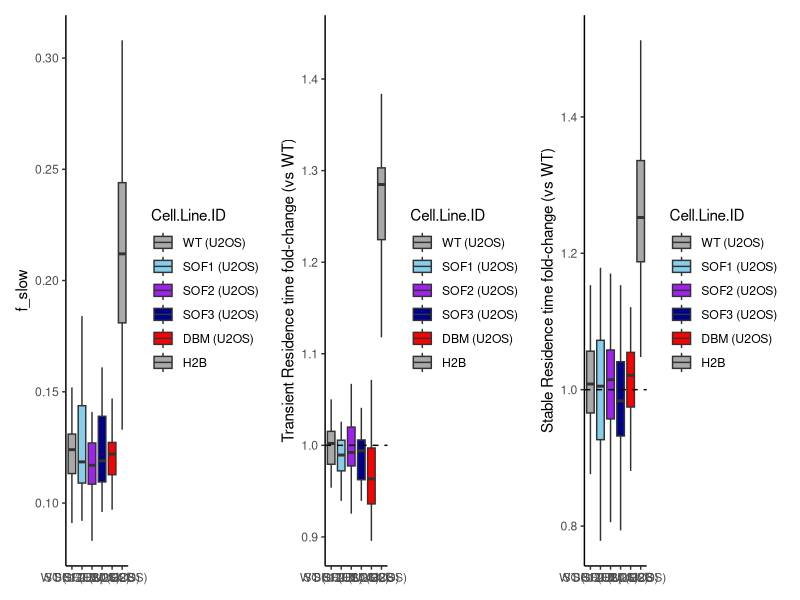

Here is the R script that generated this plot:
# Residence Time Plotting

library(ggsignif)
library(ggplot2)
library(dplyr)
library(ggpubr)
library(tidyverse)
library(data.table)
library(rstatix)
library(patchwork)
rm(list=ls())

color_scale=c("darkgrey","skyblue","purple","darkblue","red", "darkgrey")


residence_fits <- read.table("dat/model_fits_summary_full.csv",sep=",",header=TRUE) 

residence_fits <- residence_fits[residence_fits$Molecule.Name=="DMSO",]
# Poorly fitted models can be selected out based on low effective sample size
residence_fits <- residence_fits[residence_fits$ess_bulk > 1000,]


residence_fits$Cell.Line.ID <- factor(residence_fits$Cell.Line.ID,levels = (c("WT (U2OS)",
                                                                              "SOF1 (U2OS)",
                                                                              "SOF2 (U2OS)",
                                                                              "SOF3 (U2OS)",
                                                                              "DBM (U2OS)",
                                                                              "H2B")))

residence_fits
pairwise_comparisons <- list(
  c("WT (U2OS)", "SOF1 (U2OS)"),
  c("WT (U2OS)", "SOF2 (U2OS)"),
  c("WT (U2OS)", "SOF3 (U2OS)"),
  c("WT (U2OS)", "H2B"),
  c("WT (U2OS)", "DBM (U2OS)")
)

# Select parameter of interest
residence_fits_fbound <- residence_fits %>%
  filter(parameter == "weights[1]")

stat_df <- residence_fits_fbound %>%
  wilcox_test(
    mean ~ Cell.Line.ID,
    ref.group = "WT (U2OS)"
  ) %>%
  adjust_pvalue(method = "BH") %>%
  add_significance("p.adj")

stat_df

SFigF <- ggplot(residence_fits_fbound, aes(x = Cell.Line.ID, y = mean, fill=Cell.Line.ID)) +
  scale_fill_manual(values = color_scale) +
  geom_boxplot(outlier.shape = NA) +
  ylab("f_slow") +
  xlab(NULL) +
  theme_classic()

# Select parameter of interest
residence_fits_inv <- residence_fits %>%
  filter(parameter == "koff_fast") %>%
  mutate(
    residence_time = 1 / mean
  )

wt_ref <- residence_fits_inv %>%
  filter(Cell.Line.ID == "WT (U2OS)") %>%
  summarise(wt_mean = mean(residence_time)) %>%
  pull(wt_mean)

residence_fits_inv <- residence_fits_inv %>%
  mutate(
    fold_change = residence_time / wt_ref
  )

stat_df <- residence_fits_inv %>%
  wilcox_test(
    fold_change ~ Cell.Line.ID,
    ref.group = "WT (U2OS)"
  ) %>%
  adjust_pvalue(method = "BH") %>%
  add_significance("p.adj")

stat_df

SFigG <- ggplot(residence_fits_inv, aes(x = Cell.Line.ID, y = fold_change, fill=Cell.Line.ID)) +
  scale_fill_manual(values = color_scale) +
  geom_boxplot(outlier.shape = NA) +
  geom_hline(yintercept = 1, linetype = "dashed", color = "black") +
  ylab("Transient Residence time fold-change (vs WT)") +
  xlab(NULL) +
  theme_classic()

# Select parameter of interest
residence_fits_inv <- residence_fits %>%
  filter(parameter == "koff_slow") %>%
  mutate(
    residence_time = 1 / mean
  )

wt_ref <- residence_fits_inv %>%
  filter(Cell.Line.ID == "WT (U2OS)") %>%
  summarise(wt_mean = mean(residence_time)) %>%
  pull(wt_mean)

residence_fits_inv <- residence_fits_inv %>%
  mutate(
    fold_change = residence_time / wt_ref
  )

stat_df <- residence_fits_inv %>%
  wilcox_test(
    fold_change ~ Cell.Line.ID,
    ref.group = "WT (U2OS)"
  ) %>%
  adjust_pvalue(method = "BH") %>%
  add_significance("p.adj")

stat_df

SFigH <- ggplot(residence_fits_inv, aes(x = Cell.Line.ID, y = fold_change, fill=Cell.Line.ID)) +
  scale_fill_manual(values = color_scale) +
  geom_boxplot(outlier.shape = NA) +
  geom_hline(yintercept = 1, linetype = "dashed", color = "black") +
  ylab("Stable Residence time fold-change (vs WT)") +
  xlab(NULL) +
  theme_classic()

SFigF | SFigG | SFigH
